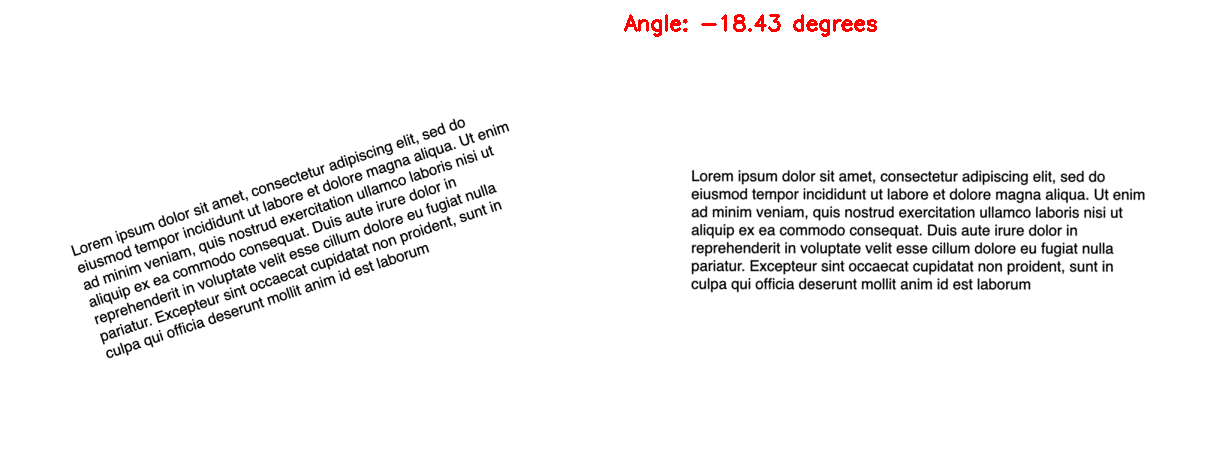
#> input picture text_correction/image2.png, 1228 x 460 px
$ python center_of_contour_code.py --image ../text_correction/image2.png
#> lines starting #> are read from the running program, lines starting #| are printed output that depends on the picture; after the words box and inside, x2 and y2 are one past the last pixel; in counts of white or black regions, pixels touching at a corner belong together
"""
goal: How do I compute the center of a contour using Python and OpenCV?

1) detect the outline of each shape in the image
2) compute the center of the contour — also called the centroid of the region

image preprocessing:
1) Conversion to grayscale
2) Blurring to reduce high frequency noise to make contour detection more accurate
3) Binarization of the image (thresholding)
"""

import argparse
import imutils
import cv2

ap = argparse.ArgumentParser()
ap.add_argument("-i", "--image", required=True, help="path to the input image")
args = vars(ap.parse_args())

# load image, convert to grayscale, blur it slightly, threshold it
image = cv2.imread(args["image"])
#> image is the input picture: shape (460, 1228, 3); mean B, G, R 244.9, 244.9, 245.7
gray = cv2.cvtColor(image, cv2.COLOR_BGR2GRAY)
blurred = cv2.GaussianBlur(gray, (5, 5), 0)
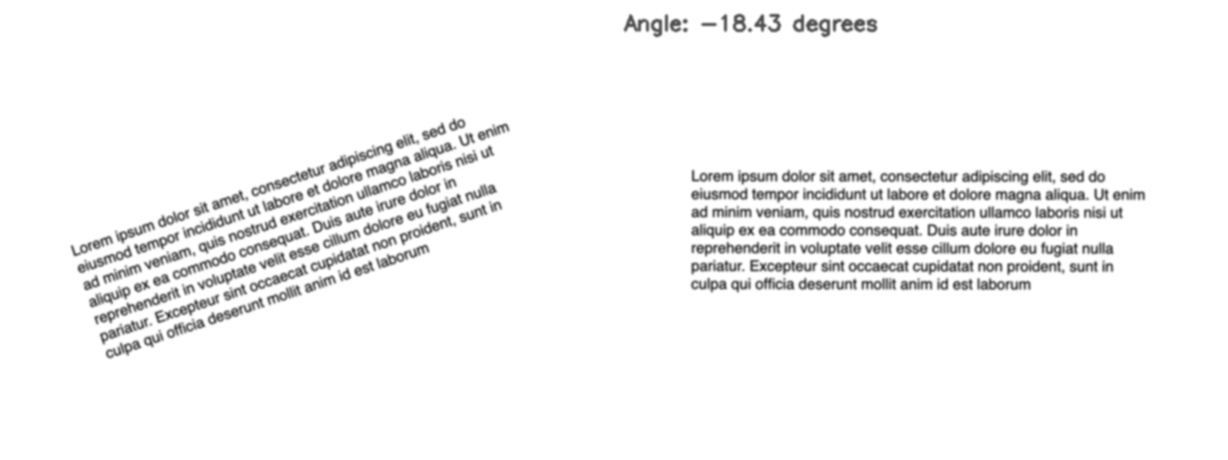
#> blurred: shape (460, 1228); min 61, max 255, mean 245.1
thresh = cv2.threshold(blurred, 60, 255, cv2.THRESH_BINARY)[1]
#> thresh: shape (460, 1228); every value is 255

# find contours in threshold image
cnts = cv2.findContours(thresh.copy(), cv2.RETR_EXTERNAL, cv2.CHAIN_APPROX_SIMPLE)
#> cnts = 1 contour; box (x1, y1, x2, y2) and area: (0, 0, 1228, 460) 563193
cnts = imutils.grab_contours(cnts)
#> cnts = [[[0, 0], [0, 459], [1227, 459], [1227, 0]]]

for contour in cnts:
    # compute center of contours
    M = cv2.moments(contour)
    cX = int(M["m10"] / (M["m00"] + 1e-7))
    cY = int(M["m01"] / (M["m00"] + 1e-7))

    # draw contour and center of the shape on image
    cv2.drawContours(image, [contour], -1, (0, 255, 0), 2)
    cv2.circle(image, (cX, cY), 7, (255, 255, 255), -1)
    cv2.putText(image, "center", (cX - 20, cY - 20), cv2.FONT_HERSHEY_SIMPLEX, 0.5, (255, 255, 255), 2)

    # show image
    cv2.imshow('image', image)
    cv2.waitKey(0)
#> this loop made 1 pass
#> (contour, cX, cY) on pass 1: ([[0, 0], [0, 459], [1227, 459], [1227, 0]], 613, 229)
#> pass 1, `cv2.imshow('image', image)`:
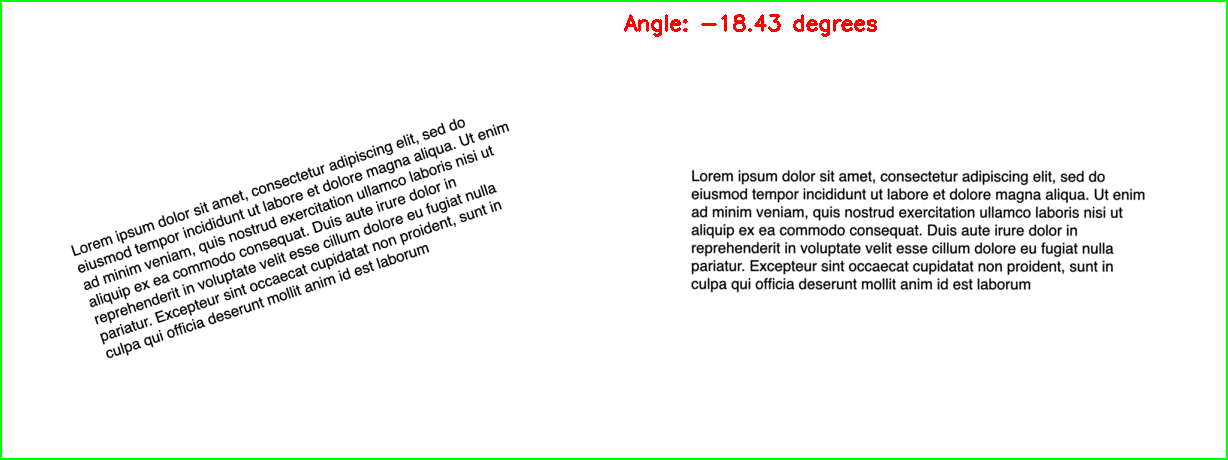
#> window 'image': shape (460, 1228, 3); mean B, G, R 241.9, 244.9, 242.6
